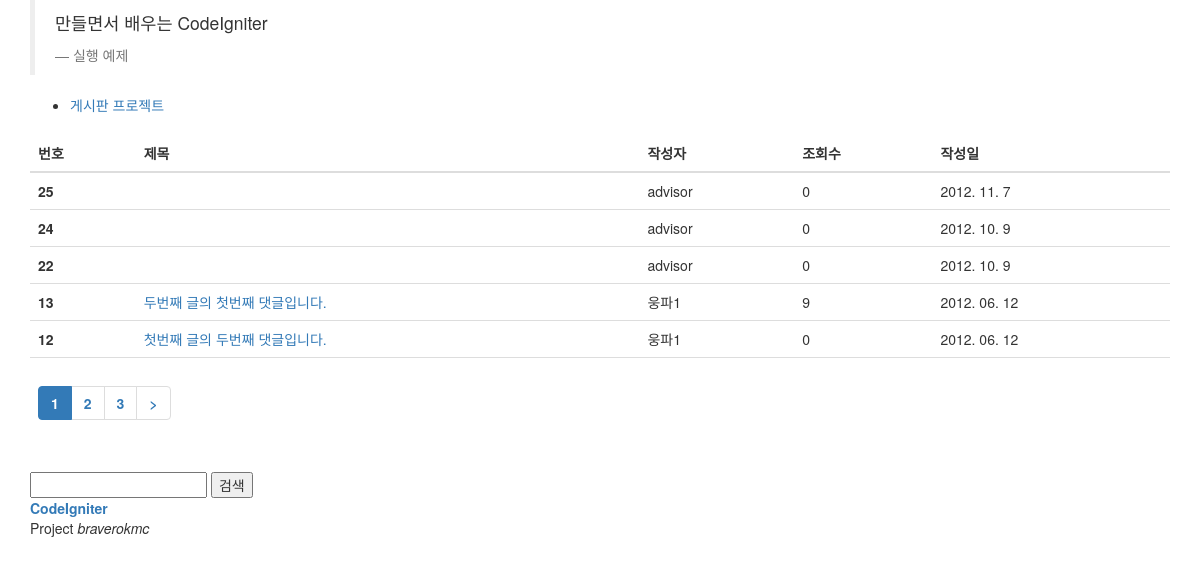
Screenshot of /index.php/board with the database file from the repository.
### tables this page shows
CREATE TABLE IF NOT EXISTS `ci_board` (
  `board_id` int(10) NOT NULL AUTO_INCREMENT,
  `board_pid` int(10) NOT NULL DEFAULT '0' COMMENT '원글번호',
  `user_id` varchar(20) NOT NULL COMMENT '작성자ID',
  `user_name` varchar(20) NOT NULL COMMENT '작성자이름',
  `subject` varchar(50) NOT NULL COMMENT '게시글제목',
  `contents` text NOT NULL COMMENT '게시글내용',
  `hits` int(10) NOT NULL DEFAULT '0' COMMENT '조회수',
  `reg_date` datetime NOT NULL COMMENT '등록일',
  PRIMARY KEY (`board_id`),
  KEY `board_pid` (`board_pid`)
);

### index.php (called while the page is built, shortened)
<?php
require_once BASEPATH.'core/CodeIgniter.php';

### application/models/board_m.php (called while the page is built, shortened)
<?php defined('BASEPATH') OR exit('No direct script access allowed');
class Board_m extends CI_Model
{
	function get_list($table, $type='', $offset='',$limit='',$search_word='')
	{
		$sword='';
		$table='ci_board';
		$limit_query ='';
		if($limit !='' OR $offset !='')
		{
			$limit_query=' LIMIT '. $offset .', '. $limit ;
		}
		$sql ="select * from ".$table.$sword." order by board_id desc ".$limit_query ;
		$query =$this->db->query($sql);
		if($type =='count')
		{
			$result =$query->num_rows();
		}
		else
		{
			$result=$query->result();
		}
		return $result;
	}
}

### application/views/board/list_v.php (the view, shortened to what this page needs)
<article id="board_area">
	<table cellspacing="0" cellpadding="0" class="table">
		<thead>
			<tr>
				<th scope="col">번호</th>
				<th scope="col">제목</th>
				<th scope="col">작성자</th>
				<th scope="col">조회수</th>
				<th scope="col">작성일</th>
			</tr>
		</thead>
		<tbody>
	<?php
		foreach ($list as $lt ) {
		?>
		<tr>
			<th scope="row">
				<?php echo $lt->board_id; ?>
			</th>
			<td>
	<a rel="external"
	href="/todo/<?php echo $this->uri->segment(1);?>/view/<?php  echo $lt->board_id; ?>/<?php echo $this->uri->segment(3);?>/<?php echo $this->uri->segment(4);?>/<?php echo $this->uri->segment(5);?>" >
			<?php echo $lt->subject; ?></a></td>
			<td><?php echo  $lt->user_name; ?></td>
			<td><?php echo $lt->hits; ?></td>
			<td>
			<time datetime="<?php echo mdate("%Y. %m. %j" ,human_to_unix($lt->reg_date)); ?>" >
			<?php echo mdate( "%Y. %m. %j ", human_to_unix($lt->reg_date)); ?></time></td>
		</tr>
	<?php
		}
	?>
		</tbody>
			<tfoot>
				<tr>
				 <th colspan="5"><?php echo $pagination;?></th>
				</tr>
			</tfoot>
	</table>
	<form id="bd_search" method="post">
	  <input type="text" name="search_word" id="q" onkeypress="board_search_enter(document.q);" />
	  <input type="button" value="검색" id="search_btn" />
	</form>
</article>

### application/views/header_v.php (shortened to what this page needs)
<!DOCTYPE html>
<html>
<head>
<link rel="stylesheet" href="https://maxcdn.bootstrapcdn.com/bootstrap/3.3.2/css/bootstrap.min.css">
<link rel="stylesheet" href="https://maxcdn.bootstrapcdn.com/bootstrap/3.3.2/css/bootstrap-theme.min.css">
</head>
<body>
<div id="main" class="container">
	<header id="header" data-role="header" data-position="fixed">
		<blockquote>
			<p>만들면서 배우는 CodeIgniter</p>
			<small>실행 예제</small>
		</blockquote>
	</header>
	<nav id="gnb">
		<ul>
			<li><a rel="external" href="/todo/<?php $this->uri->segment(1); ?>/lists/<?php echo  $this->uri->segment(3); ?>" >게시판 프로젝트</a></li>
		</ul>
	</nav>

### application/controllers/board.php (shortened to what this page needs)
<?php defined('BASEPATH') OR exit('No direct script access allowed');
class Board extends CI_Controller {
	function __construct()
	{
		$this->load->model('board_m');
		$this->load->helper(array('url', 'date'));
	}
	public function index()
	{
		$this->lists();
	}
	public function _remap($method)
	{
		$this->load->view('header_v');
		if(method_exists($this, $method))
		{
			$this->{"{$method}"}();
		}
		$this->load->view('footer_v');
	}
	public function lists()
	{
		$search_word=$page_url='';
		$uri_segment=5;
		$this->load->library('pagination');
		$config=$this->pageConfig($page_url, $search_word);
		$this->pagination->initialize($config);
		$data['pagination']=$this->pagination->create_links();
		$page=$this->uri->segment($uri_segment, 1);
		if($page>1)
		{
			$start=(($page/$config['per_page']))*$config['per_page'];
		}
		else
		{
			$start=($page-1)*$config['per_page'];
		}
		$limit=$config['per_page'];
		$data['list']=$this->board_m->get_list($this->uri->segment(3), '' , $start, $limit, $search_word);
		$this->load->view('board/list_v', $data);
	}
	function pageConfig($page_url, $search_word)
	{
		$config['base_url']='/todo/board/lists/ci_board/'.$page_url.'/page/';
		$config['total_rows']=$this->board_m->get_list($this->uri->segment(3), "count",'','' ,$search_word);
		$config['per_page']=5;
		$config['uri_segment']=5;
		$config['num_links']=2;
		$config['first_link']='처음';
		$config['last_link']='마지막';
		$config['full_tag_open']='<ul class="pagination">';
		$config['full_tag_close']='</ul>';
		$config['first_tag_open']='<li>';
		$config['first_tag_close']='</li>';
		$config['last_tag_open']='<li>';
		$config['last_tag_close']='</li>';
		$config['cur_tag_open']='<li class="active"><a href="#">';
		$config['cur_tag_close']='<span class="sr-only">(current)</span></a></li>';
		$config['num_tag_open']='<li>';
		$config['num_tag_close']='</li>';
		$config['next_tag_open']='<li>';
		$config['next_tag_close']='</li>';
		$config['prev_tag_open']='<li>';
		$config['prev_tag_close']='</li>';
		return $config;
	}
}

### application/views/footer_v.php
<footer id="footer">
	<dl>
		<dt><a class="azubu" href="http://www.cikorea.net/"  target="_blank">CodeIgniter</a></dt>
		<dd>Project <em  class="balcke">braverokmc</em></dd>
	</dl>
</footer>
</div>
</body>
</html>

### rows the page displays
ci_board: board_id "25", user_name "advisor", hits "0", reg_date "2012. 11. 7"
ci_board: board_id "24", user_name "advisor", hits "0", reg_date "2012. 10. 9"
ci_board: board_id "22", user_name "advisor", hits "0", reg_date "2012. 10. 9"
ci_board: board_id "13", subject "두번째 글의 첫번째 댓글입니다.", user_name "웅파1", hits "9", reg_date "2012. 06. 12"
ci_board: board_id "12", subject "첫번째 글의 두번째 댓글입니다.", user_name "웅파1", hits "0", reg_date "2012. 06. 12"

### other values shown
$pagination "1 2 3 >"
